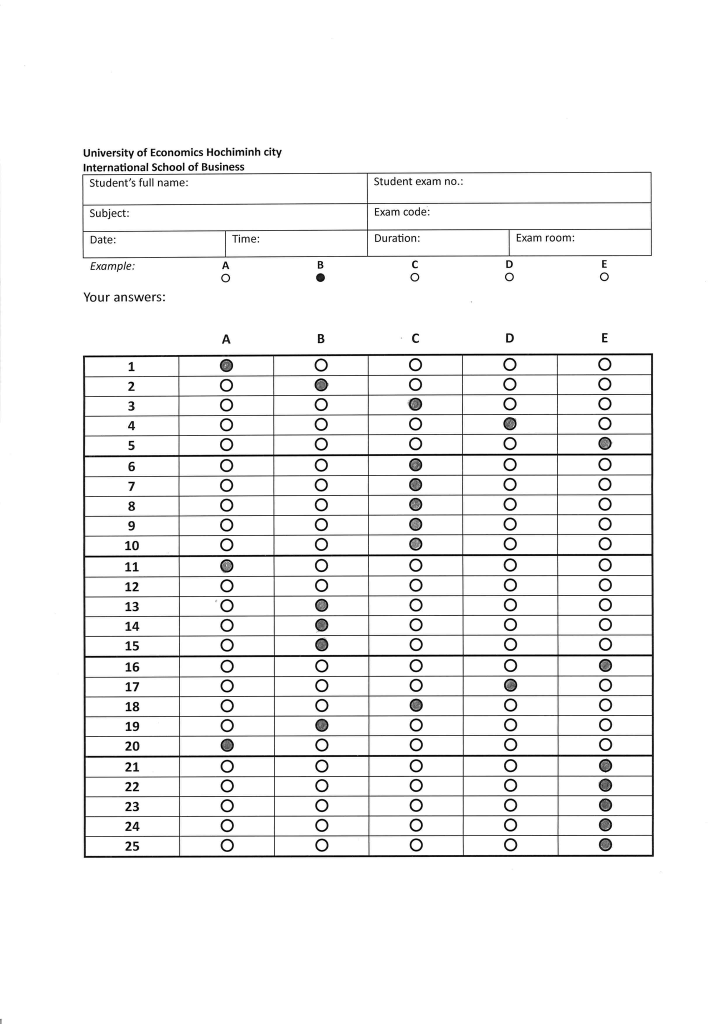
#> input picture images/4.png, 1448 x 2048 px (shown at 1/2 size); its folder holds only this picture in this run
$ python test.py
#> lines starting #> are read from the running program, lines starting #| are printed output that depends on the picture; after the words box and inside, x2 and y2 are one past the last pixel; in counts of white or black regions, pixels touching at a corner belong together
import imutils
import numpy as np
import cv2
import pandas as pd
from math import ceil
from model import CNN_Model
from collections import defaultdict
import os

output_folder = "./output"


def get_x(s):
    return s[1][0]


def get_y(s):
    return s[1][1]


def get_h(s):
    return s[1][3]


def get_x_ver1(s):
    s = cv2.boundingRect(s)
    return s[0] * s[1]


def crop_image(img):
    # convert image from BGR to GRAY to apply canny edge detection algorithm
    gray_img = cv2.cvtColor(img, cv2.COLOR_BGR2GRAY)

    # remove noise by blur image
    blurred = cv2.GaussianBlur(gray_img, (5, 5), 0)

    # apply canny edge detection algorithm
    img_canny = cv2.Canny(blurred, 100, 200)

    # find contours
    cnts = cv2.findContours(
        img_canny.copy(), cv2.RETR_TREE, cv2.CHAIN_APPROX_SIMPLE)
    cnts = imutils.grab_contours(cnts)

    ans_blocks = []
    if len(cnts) > 0:
        cnt = max(cnts, key=cv2.contourArea)
        x, y, w, h = cv2.boundingRect(cnt)

        if w * h > 100000:
            ans_block = gray_img[y:y + h, x:x + w]
            ans_block = cv2.threshold(
                ans_block, 0, 255, cv2.THRESH_BINARY_INV | cv2.THRESH_OTSU)[1]
            ans_block = cv2.resize(ans_block, (28, 28), cv2.INTER_AREA)
            ans_block = ans_block.reshape((28, 28, 1))
            ans_blocks.append((ans_block, [x, y, w, h]))

    sorted_ans_blocks = sorted(ans_blocks, key=get_x)

    return sorted_ans_blocks


def process_ans_blocks(ans_blocks):
    """
        this function process 2 block answer box and return a list answer has len of 200 bubble choices
        :param ans_blocks: a list which include 2 element, each element has the format of [image, [x, y, w, h]]
    """
    list_answers = []

    ans_block_img = np.array(ans_blocks[0][0])
    ans_block_img = ans_block_img[2:ans_block_img.shape[0]-2, :]
    offset2 = ceil(ans_block_img.shape[0] / 25)

    # loop over each line in the answer block
    for j in range(25):
        answer_img = ans_block_img[j * offset2:(j + 1) * offset2, :]
        list_answers.append(answer_img)
        # Save the answer image as a separate file
        # image_path = os.path.join(output_folder, f"answer{j + 1}.png")
        # cv2.imwrite(image_path, answer_img)

    return list_answers


def process_list_ans(list_answers):
    list_choices = []
    offset = 185
    start = 185

    for answer_img in list_answers:
        for i in range(5):
            bubble_choice = answer_img[:, start +
                                       i * offset:start + (i + 1) * offset]
            bubble_choice = cv2.threshold(
                bubble_choice, 0, 255, cv2.THRESH_BINARY_INV | cv2.THRESH_OTSU)[1]

            bubble_choice = cv2.resize(bubble_choice, (28, 28), cv2.INTER_AREA)
            bubble_choice = bubble_choice.reshape((28, 28, 1))
            list_choices.append(bubble_choice)

    if len(list_choices) != 480:
        raise ValueError("Length of list_choices must be 480")
    return list_choices


def map_answer(idx):
    if idx % 4 == 0:
        answer_circle = "A"
    elif idx % 4 == 1:
        answer_circle = "B"
    elif idx % 4 == 2:
        answer_circle = "C"
    elif idx % 4 == 3:
        answer_circle = "D"
    else:
        answer_circle = "E"
    return answer_circle


def get_answers(list_answers):
    results = defaultdict(list)
    model = CNN_Model('weight.h5').build_model(rt=True)
    list_answers = np.array(list_answers)
    scores = model.predict_on_batch(list_answers / 255.0)
    for idx, score in enumerate(scores):
        question = idx // 4

        # score [unchoiced_cf, choiced_cf]
        if score[1] > 0.9:  # choiced confidence score > 0.9
            chosed_answer = map_answer(idx)
            results[question + 1].append(chosed_answer)

    return results


if __name__ == '__main__':
    folder_path = './images'
    images = []
    data = []

    for filename in os.listdir(folder_path):
        if filename.endswith('.jpg') or filename.endswith('.jpeg') or filename.endswith('.png'):
            img_path = os.path.join(folder_path, filename)
            img = cv2.imread(img_path)
#> img is the input picture: shape (2048, 1448, 3); min 0, max 255, mean 243.8
            list_ans_boxes = crop_image(img)
#> in crop_image, `img_canny = cv2.Canny(blurred, 100, 200)`:
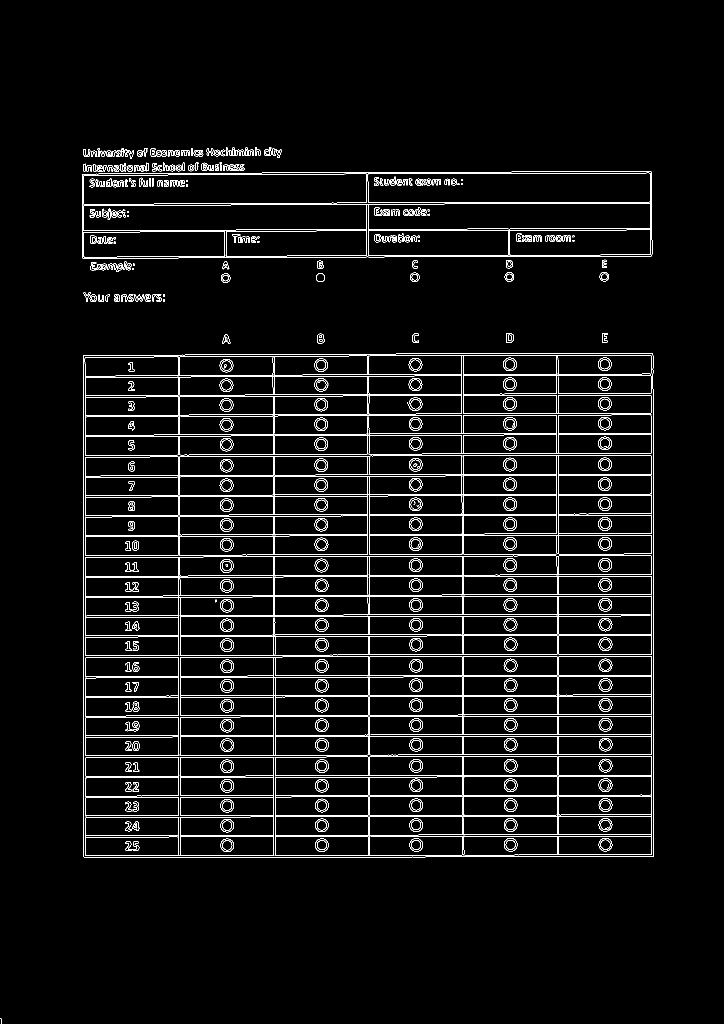
#> img_canny: shape (2048, 1448) (shown at 1/2 size); 3.9% white in thin lines or dots, all inside (x1, y1, x2, y2) = (0, 294, 1308, 2048)
#> in crop_image, `cnts = cv2.findContours( img_canny.copy(), cv2.RETR_TREE, cv2.CHAIN_AP..`: cnts = 1332 contours, 216 with area under 20; largest, box (x1, y1, x2, y2) and area: (166, 706, 1308, 1716) 1146642, (166, 706, 1308, 1716) 1146638, (170, 1111, 1304, 1312) 218732, (169, 710, 1303, 912) 210063, (164, 343, 1305, 518) 192704
#> in crop_image, `cnt = max(cnts, key=cv2.contourArea)`: cnt = contour of 67 points, box (x1, y1, x2, y2) (166, 706, 1308, 1716), area 1146642
#> in crop_image, `x, y, w, h = cv2.boundingRect(cnt)`: x = 166; y = 706; w = 1142; h = 1010
#> in crop_image, `ans_block = gray_img[y:y + h, x:x + w]`:
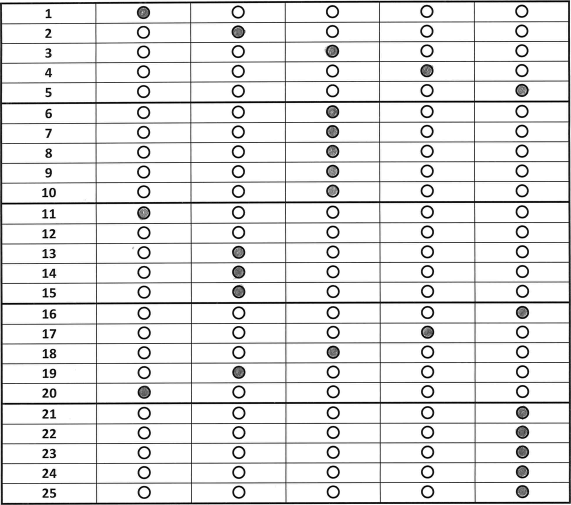
#> ans_block: shape (1010, 1142) (shown at 1/2 size); min 0, max 255, mean 230.4
#> in crop_image, `ans_block = cv2.threshold( ans_block, 0, 255, cv2.THRESH_BINARY_INV | ..`:
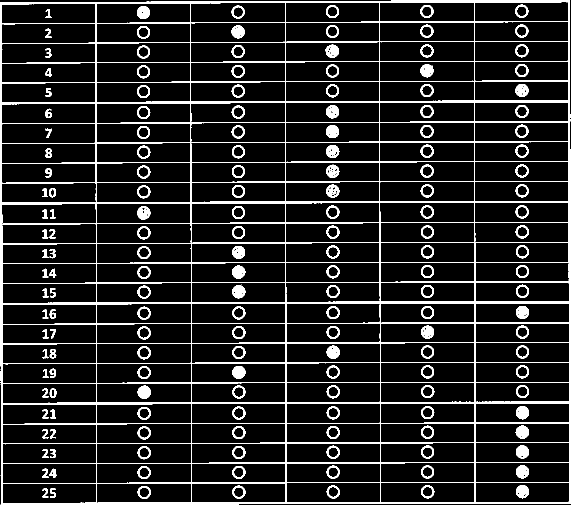
#> ans_block: shape (1010, 1142) (shown at 1/2 size); 10.5% white; 169 white regions (2 under 20 px), largest, box (x1, y1, x2, y2) and area: (0, 1, 1142, 1010) 79024, (1031, 851, 1058, 878) 534, (464, 570, 491, 597) 531
#> in crop_image, `ans_block = cv2.resize(ans_block, (28, 28), cv2.INTER_AREA)`:
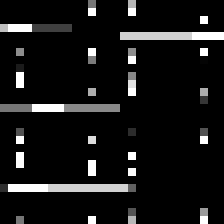
#> ans_block: shape (28, 28) (shown 8 times larger); min 0, max 255, mean 22.2
#> in crop_image, `sorted_ans_blocks = sorted(ans_blocks, key=get_x)`: sorted_ans_blocks = 1 item
#> list_ans_boxes = 1 item
            list_ans = process_ans_blocks(list_ans_boxes)
#> in process_ans_blocks, `ans_block_img = ans_block_img[2:ans_block_img.shape[0]-2, :]`:
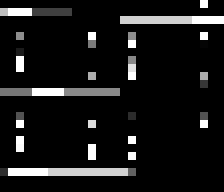
#> ans_block_img: shape (24, 28, 1) (shown 8 times larger); min 0, max 255, mean 23.2
#> after the loop in process_ans_blocks, `for j in range(25):`: list_answers = 25 items
#> list_ans = 25 items
#> the loop in process_list_ans, `for answer_img in list_answers:` made 1 pass
#> after the loop in process_list_ans, `for answer_img in list_answers:`: list_choices = []
#> (the run stopped early here; a loop or call above may not have finished)

$ run again, on images/6.png
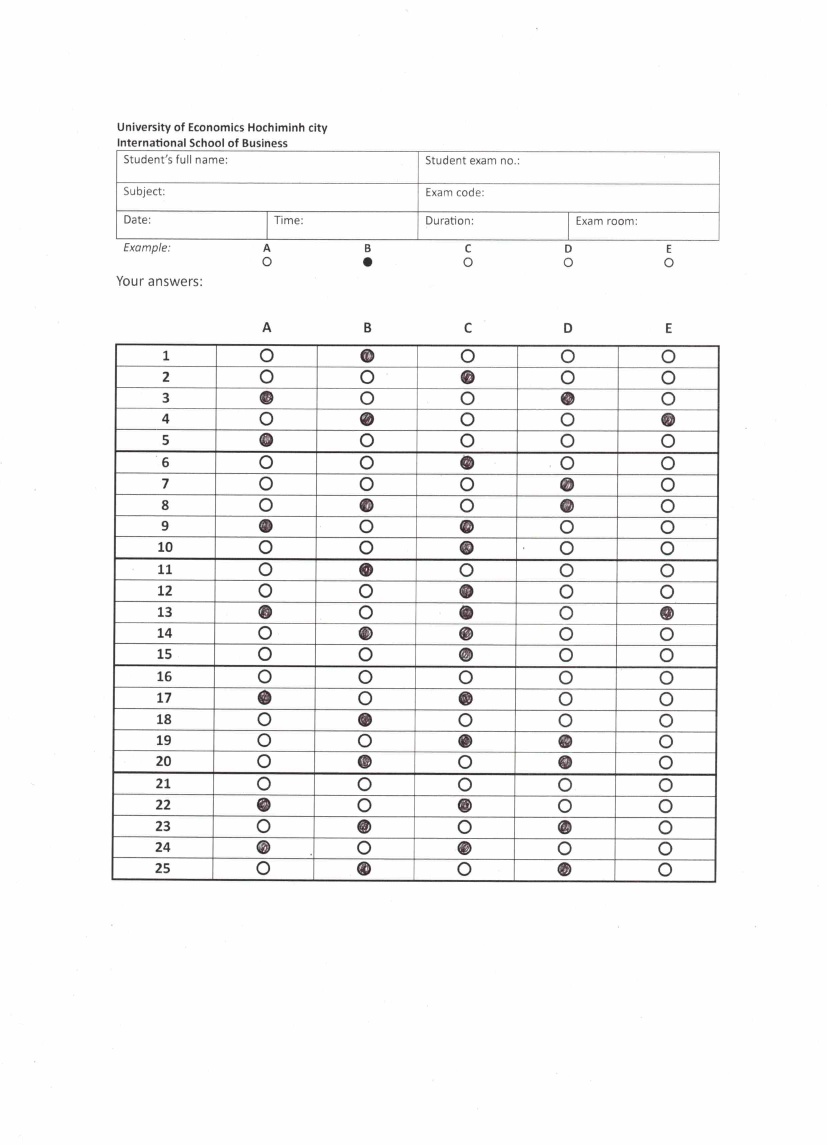
#> input picture images/6.png, 2480 x 3434 px (shown at 1/3 size)
#> img is the input picture: shape (3434, 2480, 3); mean B, G, R 246.5, 246.4, 246.5
#> in crop_image, `img_canny = cv2.Canny(blurred, 100, 200)`:
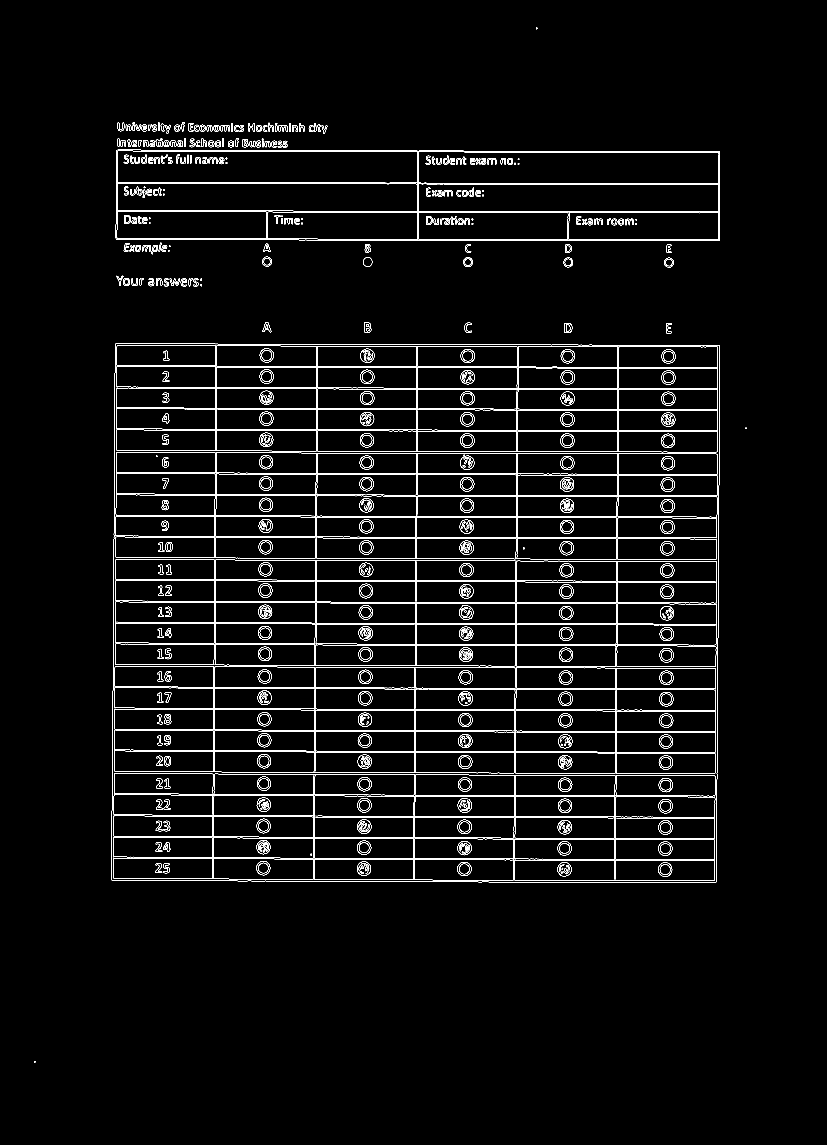
#> img_canny: shape (3434, 2480) (shown at 1/3 size); 2.2% white in thin lines or dots, all inside (x1, y1, x2, y2) = (103, 83, 2240, 3188)
#> cnts = 1536 contours, 386 with area under 20; largest, box (x1, y1, x2, y2) and area: (347, 449, 2160, 723) 485354, (648, 1036, 2154, 1357) 363402, (342, 2002, 2148, 2322) 316385, (644, 1807, 2150, 2001) 220122, (348, 1359, 2153, 1613) 216942
#> cnt = contour of 71 points, box (x1, y1, x2, y2) (347, 449, 2160, 723), area 485354
#> x = 347; y = 449; w = 1813; h = 274
#> sorted_ans_blocks = 1 item
#> in process_ans_blocks, `ans_block_img = ans_block_img[2:ans_block_img.shape[0]-2, :]`:
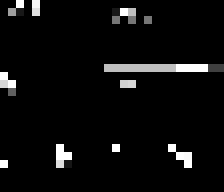
#> ans_block_img: shape (24, 28, 1) (shown 8 times larger); min 0, max 255, mean 12.5
#> after the loop in process_ans_blocks, `for j in range(25):`: list_answers = 25 items
#> the loop in process_list_ans, `for answer_img in list_answers:` made 1 pass
#> after the loop in process_list_ans, `for answer_img in list_answers:`: list_choices = []
